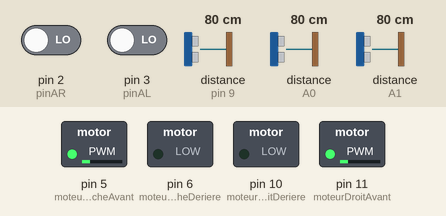
The sketch below on a simulated Arduino Uno, built with avr-gcc and run on an emulated ATmega328P. Shown: switched loads named in the sketch (green lamp = pin HIGH). Wiring (inferred from the names in the program): 3 × ultrasonic range finder: trigger pin 4, echo pin 9 / trigger pin 7, echo A0 / trigger pin 8, echo A1. The inputs (shaded band) are chosen by the test bench; at power-on: distance to the obstacle (sensors on pin 9, A0, A1) 80 cm, pin 2 (pinAR) LOW, pin 3 (pinAL) LOW. The echo pulse lasts 58.3 µs per cm; pins used as bus, display or sensor lines are not drawn.

Above: at 1.2 s.
1.3 s: distance to the obstacle (sensor on pin 9) set to 2 cm
At 2.5 s:
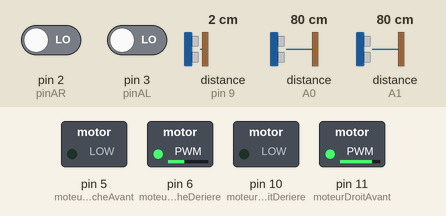
2.8 s: distance to the obstacle (sensor on A0) set to 18 cm
At 3.8 s:
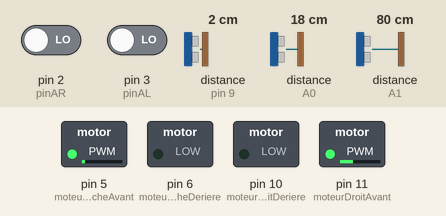
4.3 s: distance to the obstacle (sensor on A1) set to 12 cm
5.8 s: distance to the obstacle (sensor on A1) set to 9 cm
At 6.7 s:
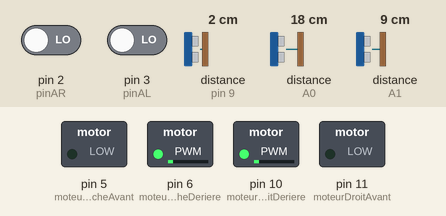
Timing chart, 0 to 8.3 s (numbered marks = the images above; inputs shaded):
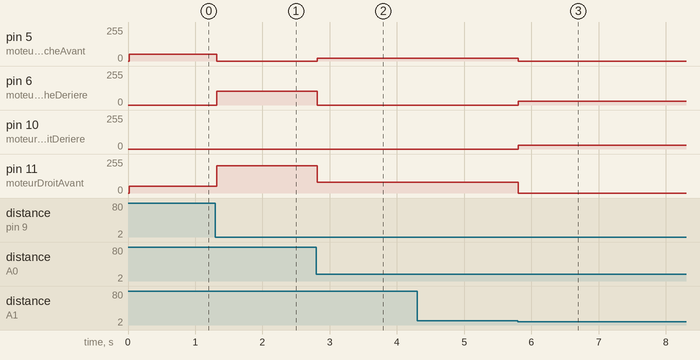

The sketch:

verable_14-Nov-21_03.38_Final_Help_PUNKS_IEEE_FST_Robots_3.0.ino
```cpp
//Ultrason
const byte TRIGGERleft = 4; // broche TRIGGER
const byte ECHOleft = 9; // broche ECHO

const byte TRIGGERright = 7; // broche TRIGGER
const byte ECHOright = A0; // broche ECHO

const byte TRIGGERfront = 8; // broche TRIGGER
const byte ECHOfront = A1; // broche ECHO

const unsigned long MEASURE_TIMEOUT = 25000UL;
const float SOUND_SPEED = 340.0 / 1000;

//PDUltrasoN
float kpULTRA = 2, kdULTRA = 1, erreurancien, erreur, PD = 0, P, D;

long distL = 0, distR = 0, distF = 0;

// Echantillonnage
const float periode = 20.00;

// Capteurs IR
const int captExtDroit = A2;
const int captDroit = A3;
const int captGauche = A4;
const int captExtGauche = A5;
bool c1;
bool c2;
bool c3;
bool c4;
int etatcapteur = 0;

// PID vitesse
const float vitesseMax = 300.00;
const float accelerationMax = 3000.00;

float kp = 1.0;
float ki = 0.00;
float kd = 1.0;

float erreurAVR = 0.00;
float erreurAVL = 0.00;

float rightPD = 0.00;
float leftPD = 0.00;

// Moteurs
const int moteurDroitAvant = 11;
const int moteurDroitDeriere = 10;
const int moteurGaucheAvant = 5;
const int moteurGaucheDeriere = 6;

// Encodeurs
long int counterL = 0;
long int counterR = 0;

long int previousCounterL = 0;
long int previousCounterR = 0;

int resolution = 400;
float diametreRoue = 70.00;


const int pinAR = 2;
const int pinBR = 12;
const int pinAL = 3;
const int pinBL = 13;

void distanceleft() {
  digitalWrite(TRIGGERleft, HIGH);
  delayMicroseconds(10);
  digitalWrite(TRIGGERleft, LOW);
  long measure = pulseIn(ECHOleft, HIGH, MEASURE_TIMEOUT);
  distL = measure / 2.0 * SOUND_SPEED;
}
void distanceright() {
  digitalWrite(TRIGGERright, HIGH);
  delayMicroseconds(10);
  digitalWrite(TRIGGERright, LOW);
  long measure = pulseIn(ECHOright, HIGH, MEASURE_TIMEOUT);
  distR = measure / 2.0 * SOUND_SPEED;
}
float distancefront() {
  digitalWrite(TRIGGERfront, HIGH);
  delayMicroseconds(10);
  digitalWrite(TRIGGERfront, LOW);
  long measure = pulseIn(ECHOfront, HIGH, MEASURE_TIMEOUT);
  distF = measure / 2.0 * SOUND_SPEED;
}
void ISRtrackAR() {
  int A = digitalRead(pinAR);
  int B = digitalRead(pinBR);

  if ((B && !A) || (A && !B)) {
    ++counterR;
  } else {
    if ((B && A) || (!A && !B)) {
      --counterR;
    }
  }
}

void ISRtrackAL() {
  int A = digitalRead(pinAL);
  int B = digitalRead(pinBL);

  if ((!B && !A) || (A && B)) {
    ++counterL;
  } else {
    --counterL;
  }
}

  /*
    if (vitesseLineaire >= 0) {
    if (vitesseAngulaire >= 0) {
      analogWrite(moteurDroitAvant,   vitesseLineaire + vitesseAngulaire);
      if ( vitesseLineaire - vitesseAngulaire < 0)
        analogWrite(moteurGaucheAvant, 0);
      else
        analogWrite(moteurGaucheAvant, abs(vitesseLineaire - vitesseAngulaire));
      analogWrite(moteurDroitDeriere, 0);
      analogWrite(moteurGaucheDeriere, 0);
    }
    if (vitesseAngulaire <= 0) {
      if ( vitesseLineaire - abs(vitesseAngulaire) < 0)
        analogWrite(moteurDroitAvant, 0);
      else
        analogWrite(moteurDroitAvant, abs(vitesseLineaire - vitesseAngulaire));
      analogWrite(moteurGaucheAvant, abs(vitesseLineaire + vitesseAngulaire));
      analogWrite(moteurDroitDeriere, 0);
      analogWrite(moteurGaucheDeriere, 0);
    }
    } else {
    if (vitesseAngulaire >= 0) {
      analogWrite(moteurDroitAvant, 0);
      if (abs(vitesseLineaire - vitesseAngulaire) < 0)
        analogWrite(moteurGaucheDeriere, 0);
      else
        analogWrite(moteurGaucheDeriere, abs(vitesseLineaire - vitesseAngulaire));
      analogWrite(moteurDroitDeriere, abs(vitesseLineaire + vitesseAngulaire));
      analogWrite(moteurGaucheDeriere, 0);
    }
    if (vitesseAngulaire <= 0) {
      if ( abs(vitesseLineaire - vitesseAngulaire) < 0)
        analogWrite(moteurDroitDeriere, 0);
      else
        analogWrite(moteurDroitDeriere, abs(vitesseLineaire - vitesseAngulaire));
      analogWrite(moteurGaucheDeriere, abs(vitesseLineaire + vitesseAngulaire));
      analogWrite(moteurDroitAvant, 0);
      analogWrite(moteurGaucheAvant, 0);
    }
    }*/
  //Serial.println(abs(testFront + vitesseAngulaire));


void Avancer(int pwm)
{
  analogWrite(moteurDroitAvant, pwm);
  analogWrite(moteurGaucheAvant, pwm);
  analogWrite(moteurDroitDeriere, 0);
  analogWrite(moteurGaucheDeriere, 0);
}
void Droite(int pwm)
{
  analogWrite(moteurDroitAvant, 0);
  analogWrite(moteurGaucheAvant, pwm);
  analogWrite(moteurDroitDeriere, pwm);
  analogWrite(moteurGaucheDeriere, 0);
}
void Gauche(int pwm)
{
  analogWrite(moteurDroitAvant, pwm);
  analogWrite(moteurGaucheAvant, 0);
  analogWrite(moteurDroitDeriere, 0);
  analogWrite(moteurGaucheDeriere, pwm);
}
void Arriere(int pwm)
{
  analogWrite(moteurDroitAvant,0);
  analogWrite(moteurGaucheAvant, 0);
  analogWrite(moteurDroitDeriere,  pwm);
  analogWrite(moteurGaucheDeriere, pwm);
}
void Stop()
{
  analogWrite(moteurDroitAvant, 0);
  analogWrite(moteurGaucheAvant, 0);
  analogWrite(moteurDroitDeriere, 0);
  analogWrite(moteurGaucheDeriere, 0);
}
void setup() {
  Serial.begin(9600);

  // Capteurs IR
  pinMode(captDroit, INPUT);
  pinMode(captGauche, INPUT);

  pinMode(captExtDroit, INPUT);
  pinMode(captExtGauche, INPUT);

  digitalWrite(captDroit, HIGH);
  digitalWrite(captDroit, HIGH);

  digitalWrite(captExtDroit, HIGH);
  digitalWrite(captExtGauche, HIGH);

  // Encodeurs
  pinMode(pinAR, INPUT);
  pinMode(pinAL, INPUT);

  pinMode(pinBR, INPUT);
  pinMode(pinBL, INPUT);

  digitalWrite(pinAR, INPUT);
  digitalWrite(pinAL, INPUT);

  digitalWrite(pinBR, INPUT);
  digitalWrite(pinBL, INPUT);

  attachInterrupt(digitalPinToInterrupt(pinAR), ISRtrackAR, CHANGE);
  attachInterrupt(digitalPinToInterrupt(pinAL), ISRtrackAL, CHANGE);

  //Moteurs
  pinMode(moteurGaucheAvant, OUTPUT);
  pinMode(moteurGaucheDeriere, OUTPUT);

  pinMode(moteurDroitAvant, OUTPUT);
  pinMode(moteurDroitDeriere, OUTPUT);

  digitalWrite(moteurGaucheAvant, LOW);
  digitalWrite(moteurGaucheDeriere, LOW);

  digitalWrite(moteurDroitAvant, LOW);
  digitalWrite(moteurDroitDeriere, LOW);

  //Ultrason
  pinMode(TRIGGERleft, OUTPUT);
  digitalWrite(TRIGGERleft, LOW);
  pinMode(ECHOleft, INPUT);
  //analogWrite(ECHOleft, 0);

  pinMode(TRIGGERright, OUTPUT);
  digitalWrite(TRIGGERright, LOW);
  pinMode(ECHOright, INPUT);
  //analogWrite(ECHOright, 0);

  pinMode(TRIGGERfront, OUTPUT);
  digitalWrite(TRIGGERfront, LOW);
  pinMode(ECHOfront, INPUT);
  //digitalWrite(ECHOfront, LOW);
}

int checkpoint1 = 0;


int godem = 0;
int jnab = 0;
int gdimghalet = 0;
int ghalet = 0;
void  arta3(){

  gdimghalet = ghalet ;
  float ghalet = distR - distL;
  float P = 0.1 * ghalet;
  float D = 0.1 * (ghalet - gdimghalet);
  jnab = P + D;
  //jnab = constrain ( P + D+jnab,-5,5);

  //godem=distF * 0.2;

  int metourlemin = 50 + jnab;
  int metourissar = 50 - jnab;
  if (metourlemin >= 0){
    analogWrite(moteurDroitAvant, metourlemin);
    analogWrite(moteurDroitDeriere, 0);
  }
  else{
  analogWrite(moteurDroitDeriere, -metourlemin);
  analogWrite(moteurDroitAvant, 0);
  }
  if (metourissar >= 0){
    analogWrite(moteurGaucheAvant, metourissar);
    analogWrite(moteurGaucheDeriere, 0);
  }
  else{
  analogWrite(moteurGaucheDeriere, -metourissar);
  analogWrite(moteurGaucheAvant, 0);
  }

  /*if (metourlemin >= 0) {
    if (metourissar >= 0) {
      analogWrite(moteurDroitAvant, metourlemin);
      analogWrite(moteurGaucheAvant, metourissar);
      Serial.println("Avancer");
      analogWrite(moteurDroitDeriere, 0);
      analogWrite(moteurGaucheDeriere, 0);
    } else {
      Serial.println("Gauche");
      analogWrite(moteurDroitAvant, metourlemin);
      analogWrite(moteurGaucheAvant, 0);
      analogWrite(moteurDroitDeriere, 0);
      analogWrite(moteurGaucheDeriere, abs(metourissar));
    }
  } else {
    if (metourissar >= 0) {
      Serial.println("Droite");
      analogWrite(moteurDroitAvant, 0);
      analogWrite(moteurGaucheAvant, metourissar);
      analogWrite(moteurDroitDeriere, abs(metourlemin));
      analogWrite(moteurGaucheDeriere, 0);
    } else {
      Serial.println("Marche arriere");
      analogWrite(moteurDroitAvant, 0);
      analogWrite(moteurGaucheAvant, 0);
      analogWrite(moteurDroitDeriere, abs(metourlemin));
      analogWrite(moteurGaucheDeriere, abs(metourissar));
    }
}*/
}
void loop()
{
  /*
    vitesseGauche(-200.00);
    vitesseDroit(-200.00);
  */
  distanceright();
  distanceleft();
  distancefront();
  /*
    Serial.print(distR);
    Serial.print(" ");
    Serial.print(distL);
    Serial.print(" ");
    Serial.println(distF);
  */
  if (distF<=100){
    Arriere(30);
  }
  else
      arta3();
     /*
    //  PdUltrason();
    c1 = digitalRead(captExtDroit);
    c2 = digitalRead(captDroit);
    c3 = digitalRead(captGauche);
    c4 = digitalRead(captExtGauche);

    etatcapteur = c4 * 1000 + c3 * 100 + c2 * 10 + c1;
    if (checkpoint1==0)
    switch (etatcapteur) {
      case 0:
        Avancer(80);
        checkpoint1=1;
        break;
      case 1:
        Droite(80);
        break;
      case 10:
        Droite(80);
        break;
      case 11:
        Droite(80);
        break;
      case 100:
        Gauche(80);
        break;
      case 101:
        Avancer(80);
        break;
      case 110:
        Avancer(80);
        break;
      case 111:
        Droite(80);
        break;
      case 1000:
        Gauche(80);
        break;
      case 1001:
        Avancer(80);
        break;
      case 1010:
        Droite(80);
        break;
      case 1011:
        Avancer(80);
        break;
      case 1100:
        Gauche(80);
        break;
      case 1101:
        Avancer(80);
        break;
      case 1110:
        Gauche(80);
        break;
      case 1111:
        Avancer(80);
        break;
      default:
        Stop();
          break;
    }
    if (checkpoint1==1)
     switch (etatcapteur) {
      case 0:
        Avancer(140);
        break;
      case 1:
        Droite(140);
        break;
      case 10:
        Droite(140);
        break;
      case 11:
        Droite(140);
        break;
      case 100:
        Gauche(140);
        break;
      case 101:
        Avancer(140);
        break;
      case 110:
        Avancer(140);
        break;
      case 111:
        Gauche(140);
        break;
      case 1000:
        Gauche(140);
        break;
      case 1001:
        Avancer(140);
        break;
      case 1010:
        Droite(140);
        break;
      case 1011:
        Avancer(140);
        break;
      case 1100:
        Gauche(140);
        break;
      case 1101:
        Avancer(140);
        break;
      case 1110:
        Gauche(140);
        break;
      case 1111:
        Avancer(140);
        break;
      default:
        Stop();
          break;
    }
  */
}
```

Measured:
- the behaviour switches between 11 and 10 cm on distance to the obstacle (sensor on A1) (found by bisection; images 2 and 3)
- after the input at 1.3 s, pin 5 (moteurGaucheAvant): 50/255 → 0/255 at once; pin 6 (moteurGaucheDeriere): 0/255 → 103/255 at once; pin 11 (moteurDroitAvant): 50/255 → 203/255 at once
- after the input at 2.8 s, pin 5 (moteurGaucheAvant): 0/255 → 19/255 at once; pin 6 (moteurGaucheDeriere): 103/255 → 0/255 at once; pin 11 (moteurDroitAvant): 203/255 → 81/255 at once
- after the input at 4.3 s, every drawn part: stays the same
- after the input at 5.8 s, pin 5 (moteurGaucheAvant): 19/255 → 0/255 at once; pin 6 (moteurGaucheDeriere), pin 10 (moteurDroitDeriere): 0/255 → 30/255 at once; pin 11 (moteurDroitAvant): 81/255 → 0/255 at once
